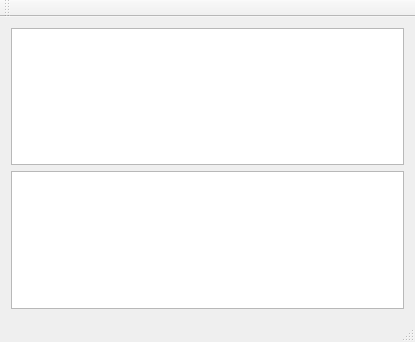
<?xml version="1.0" encoding="UTF-8"?>
<ui version="4.0">
 <class>Table</class>
 <widget class="QMainWindow" name="Table">
  <property name="geometry">
   <rect>
    <x>0</x>
    <y>0</y>
    <width>415</width>
    <height>342</height>
   </rect>
  </property>
  <property name="windowTitle">
   <string>Table</string>
  </property>
  <widget class="QWidget" name="centralWidget">
   <layout class="QGridLayout" name="gridLayout">
    <item row="0" column="0">
     <widget class="QPlainTextEdit" name="tableHeader"/>
    </item>
    <item row="1" column="0">
     <widget class="QTableWidget" name="tableWidget"/>
    </item>
   </layout>
  </widget>
  <widget class="QMenuBar" name="menuBar">
   <property name="geometry">
    <rect>
     <x>0</x>
     <y>0</y>
     <width>415</width>
     <height>22</height>
    </rect>
   </property>
  </widget>
  <widget class="QToolBar" name="mainToolBar">
   <attribute name="toolBarArea">
    <enum>TopToolBarArea</enum>
   </attribute>
   <attribute name="toolBarBreak">
    <bool>false</bool>
   </attribute>
  </widget>
  <widget class="QStatusBar" name="statusBar"/>
 </widget>
 <layoutdefault spacing="6" margin="11"/>
 <resources/>
 <connections/>
</ui>
